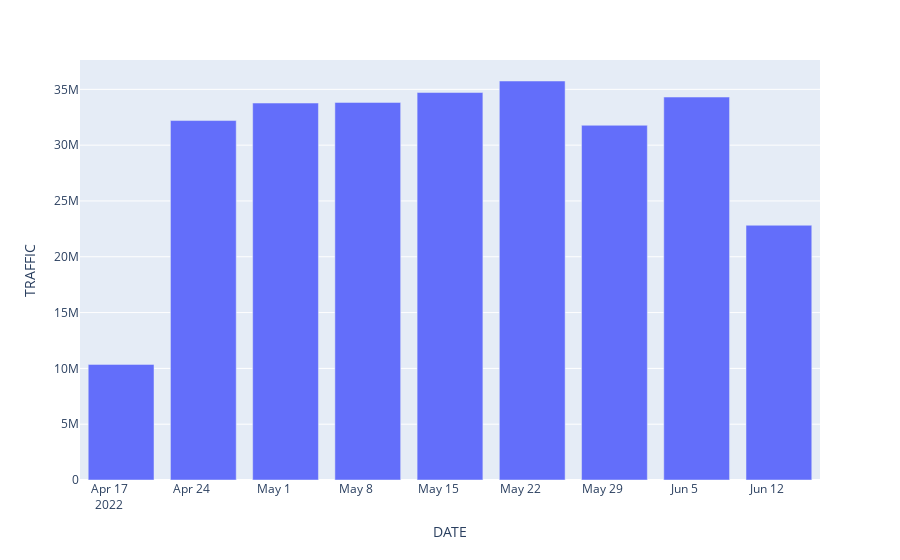

Notebook code for this chart:
### Code cell
fig = px.bar(df_weekly_resample, x=df_weekly_resample.DATE, y=df_weekly_resample.TRAFFIC)
fig.show()

### Figure 1 — Plotly figure (JSON) as saved in the notebook; plotly's stock layout.template omitted (floating-point values rounded to 4 significant figures)
{"data": [{"alignmentgroup": "True", "hovertemplate": "DATE=%{x}<br>TRAFFIC=%{y}<extra></extra>", "legendgroup": "", "marker": {"color": "#636efa", "pattern": {"shape": ""}}, "name": "", "offsetgroup": "", "orientation": "v", "showlegend": false, "textposition": "auto", "type": "bar", "x": ["2022-06-13T00:00:00", "2022-06-06T00:00:00", "2022-05-30T00:00:00", "2022-05-23T00:00:00", "2022-05-16T00:00:00", "2022-05-09T00:00:00", "2022-05-02T00:00:00", "2022-04-25T00:00:00", "2022-04-18T00:00:00"], "xaxis": "x", "y": [22824322, 34309281, 31779463, 35747857, 34715707, 33830124, 33771929, 32203436, 10358767], "yaxis": "y"}], "layout": {"barmode": "relative", "legend": {"tracegroupgap": 0}, "margin": {"t": 60}, "xaxis": {"anchor": "y", "domain": [0, 1], "title": {"text": "DATE"}}, "yaxis": {"anchor": "x", "domain": [0, 1], "title": {"text": "TRAFFIC"}}}}
